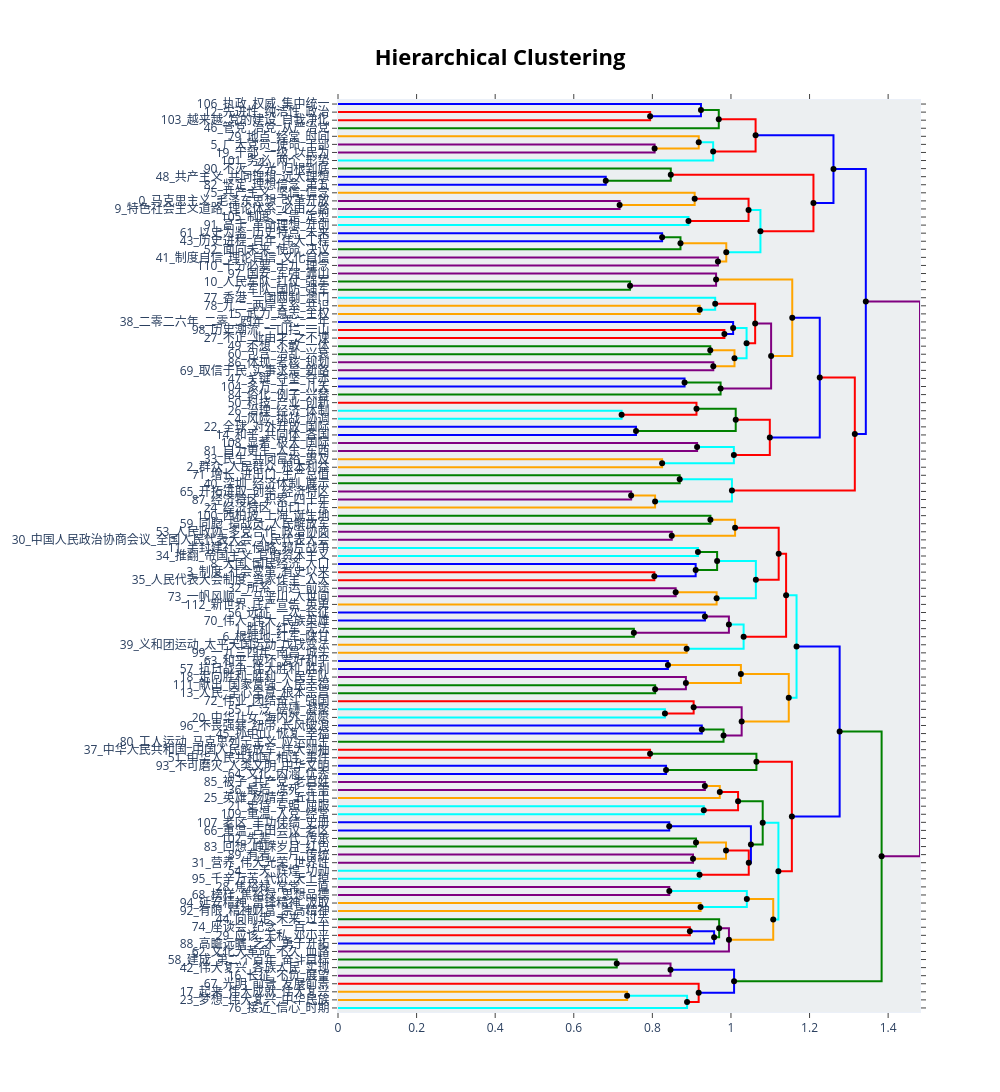

Source (notebook cell):
### Code cell
import plotly.express as px
hierarchical_topics = topic_model.hierarchical_topics(docs)
# topic_model.visualize_hierarchy(hierarchical_topics=hierarchical_topics)
fig = topic_model.visualize_hierarchy(hierarchical_topics=hierarchical_topics)

# 为每个轨迹随机分配颜色（或使用预定义颜色列表）
colors = ['red', 'blue', 'green', 'purple', 'orange', 'cyan']
for i, trace in enumerate(fig.data):
    trace.line.color = colors[i % len(colors)]

fig.show()
fig.write_html('topic_hierarchy.html')
